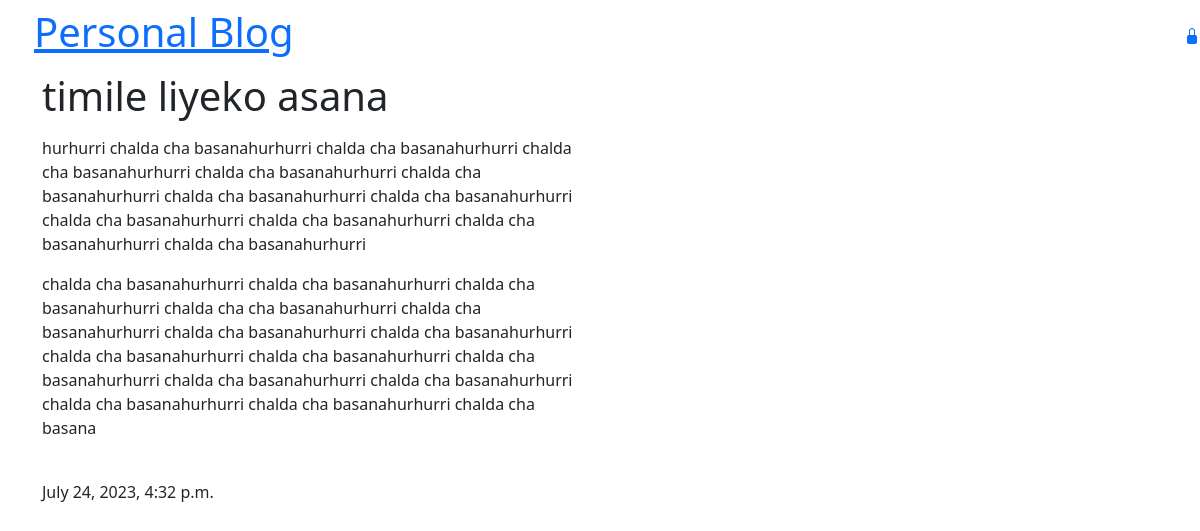
Screenshot of /blog_detail/4/ with the database file from the repository.
### blog_site_app/models.py (models this page shows, shortened)
class BlogPost(models.Model):
   title = models.CharField(max_length=256)
   text =  models.TextField()
   date = models.DateTimeField(default=timezone.now)
   published_date = models.DateTimeField(blank=True, null=True)

### blog_site_app/views.py (the view)
# urls.py: path("blog_detail/<int:pk>/", views.post_detail),
def post_detail(request,pk):
    post = BlogPost.objects.get(pk=pk)
    return render(request, "post_details.html", {"detailed_post": post},)

### templates/post_details.html
{% extends "base.html" %}
{% block content %}
<div class="post">
    <h1>{{detailed_post.title}}</h1>
</div>
<p class=""> {{detailed_post.text | linebreaks}}</p>
<br>
{% if detailed_post.published_date %}
<div class="date">
    {{detailed_post.published_date}}
</div>
{% endif %}
{% endblock %}

### rows the page displays
BlogPost: title "timile liyeko asana", text "hurhurri chalda cha basanahurhurri chalda cha basanahurhurri chalda cha basanahurhurri chalda cha basanahurhurri chalda cha basanahurhurri chalda cha basanahurhurri chalda cha basanahurhurri chalda cha basanahurhurri chalda cha basanahurhurri chalda cha basanahurhurri chalda cha basanahurhurri chalda cha basanahurhurri chalda cha basanahurhurri chalda cha basanahurhurri chalda cha cha basanahurhurri chalda cha basanahurhurri chalda cha basanahurhurri chalda cha basanahurhurri chalda cha basanahurhurri chalda cha basanahurhurri chalda cha basanahurhurri chalda cha basanahurhurri chalda cha basanahurhurri chalda cha basanahurhurri chalda cha basanahurhurri chalda cha basana", published_date "July 24, 2023, 4:32 p.m."
